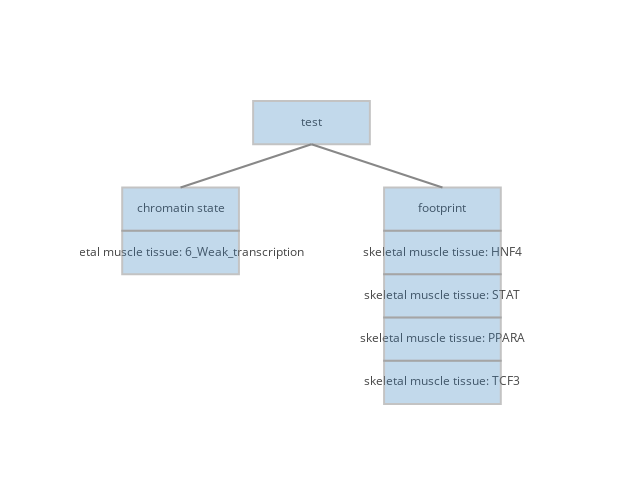

The notebook cell saved with this chart:
### Code cell
thing = json.loads(open("../testing_files/testing.json").read())
iplot(make_graph(var_data=thing, var_name="test",box_height=4, biosamples=["skeletal muscle tissue"]))

### Figure 1 — Plotly figure (JSON) as saved in the notebook; plotly's stock layout.template omitted (floating-point values rounded to 4 significant figures)
{"data": [{"hoverinfo": "closest", "marker": {"color": [], "line": {"width": 10}, "opacity": 0, "size": 10}, "mode": "markers+text", "text": ["test", "chromatin state", "skeletal muscle tissue: 6_Weak_transcription", "footprint", "skeletal muscle tissue: HNF4", "skeletal muscle tissue: STAT", "skeletal muscle tissue: PPARA", "skeletal muscle tissue: TCF3"], "type": "scatter", "x": [50, 4, 4, 96, 96, 96, 96, 96, -21, 121], "y": [100, 92, 88, 92, 88, 84, 80, 76, 76, 100]}, {"hoverinfo": "none", "line": {"color": "#888", "width": 2}, "mode": "lines", "type": "scatter", "x": [50, 4, null, 50, 96, null], "y": [98, 94, null, 98, 94, null]}], "layout": {"height": 485.2, "shapes": [{"fillcolor": "rgba(55, 128, 191, 0.6)", "line": {"color": "#888", "width": 2}, "opacity": 0.5, "type": "rect", "x0": 29.5, "x1": 70.5, "xref": "x", "y0": 98, "y1": 102, "yref": "y"}, {"fillcolor": "rgba(55, 128, 191, 0.6)", "line": {"color": "#888", "width": 2}, "opacity": 0.5, "type": "rect", "x0": -16.5, "x1": 24.5, "xref": "x", "y0": 90, "y1": 94, "yref": "y"}, {"fillcolor": "rgba(55, 128, 191, 0.6)", "line": {"color": "#888", "width": 2}, "opacity": 0.5, "type": "rect", "x0": -16.5, "x1": 24.5, "xref": "x", "y0": 86, "y1": 90, "yref": "y"}, {"fillcolor": "rgba(55, 128, 191, 0.6)", "line": {"color": "#888", "width": 2}, "opacity": 0.5, "type": "rect", "x0": 75.5, "x1": 116.5, "xref": "x", "y0": 90, "y1": 94, "yref": "y"}, {"fillcolor": "rgba(55, 128, 191, 0.6)", "line": {"color": "#888", "width": 2}, "opacity": 0.5, "type": "rect", "x0": 75.5, "x1": 116.5, "xref": "x", "y0": 86, "y1": 90, "yref": "y"}, {"fillcolor": "rgba(55, 128, 191, 0.6)", "line": {"color": "#888", "width": 2}, "opacity": 0.5, "type": "rect", "x0": 75.5, "x1": 116.5, "xref": "x", "y0": 82, "y1": 86, "yref": "y"}, {"fillcolor": "rgba(55, 128, 191, 0.6)", "line": {"color": "#888", "width": 2}, "opacity": 0.5, "type": "rect", "x0": 75.5, "x1": 116.5, "xref": "x", "y0": 78, "y1": 82, "yref": "y"}, {"fillcolor": "rgba(55, 128, 191, 0.6)", "line": {"color": "#888", "width": 2}, "opacity": 0.5, "type": "rect", "x0": 75.5, "x1": 116.5, "xref": "x", "y0": 74, "y1": 78, "yref": "y"}], "showlegend": false, "width": 623.8, "xaxis": {"showgrid": false, "showline": false, "showticklabels": false, "ticks": "", "zeroline": false}, "yaxis": {"showgrid": false, "showline": false, "showticklabels": false, "ticks": "", "zeroline": false}}}
